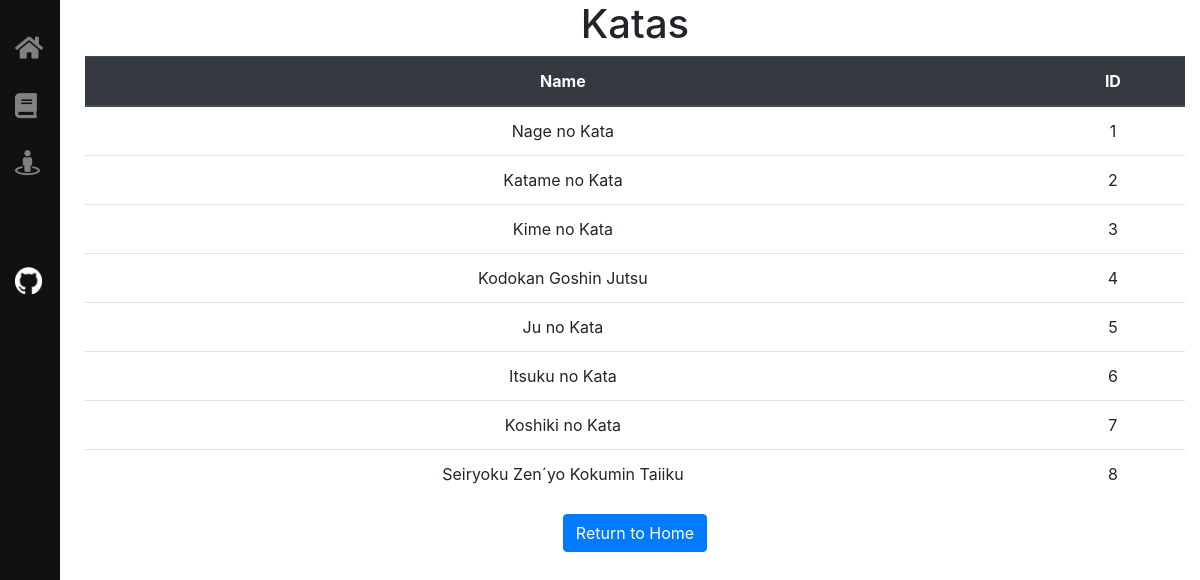
Page /katas on the committed database.
### app.py (models this page shows, shortened)
class Kata(db.Model):
    id = db.Column(db.Integer, primary_key=True)
    name = db.Column(db.String(50), nullable=False)

### app.py (the view)
@app.route('/katas')
def katas():
    katas = Kata.query.all()
    return render_template('kata.html', katas=katas)

### templates/kata.html (shortened to what this page needs)
{% extends "base.html" %}
{% block content %}
    <div class="container mx-auto text-center">
        <h1>Katas</h1>
        <table class="table table-hover">
            <thead class="thead-dark">
                <th>
                    Name
                </th>
                <th>
                    ID
                </th>
            </thead>
            {% for kata in katas %}
                <tr>
                    <td>
                        {{kata.name}}
                    </td>
                    <td>
                        {{kata.id}}
                    </td>
                </tr>
            {% endfor %}
        </table>
        <a href="/" class="btn btn-primary">Return to Home</a>
    </div>
{% endblock %}

### templates/base.html (shortened to what this page needs)
<!DOCTYPE html>
<html lang="en">
<head>
    <link href="https://maxcdn.bootstrapcdn.com/bootstrap/4.5.2/css/bootstrap.min.css" rel="stylesheet">
    <link rel="stylesheet" href="https://cdnjs.cloudflare.com/ajax/libs/font-awesome/5.15.1/css/all.min.css">
</head>
<body>
    <div class="sidebar" id="mySidebar">
        <a href="/" title="Home">
            <i class="fa fa-home"></i>
        </a>
        <a href="/techniques" title="Techniques">
            <i class="fa fa-book"></i>
        </a>
        <a href="/katas" title="Katas">
            <i class="fa fa-street-view"></i>
        </a>
        <a href="/words" title="Words">
        </a>
        <a href="https://github.com/Fattigman/judo" title="GitHub">
            <img src="static/logos/github-mark-white.png" width="27px" height="27px" alt="github-logo">
        </a>
    </div>
    {% block content %}{% endblock %}
</body>
</html>

### templates/base.html (style rules this page uses)
.sidebar { height: 100%; width: 60px; position: fixed; z-index: 1; top: 0; left: 0; background-color: #111; overflow-x: hidden; transition: 0.5s; padding-top: 20px; }
.sidebar a { padding: 10px 15px; text-decoration: none; font-size: 25px; color: #818181; display: block; transition: 0.3s; }
body { margin-left: 70px; }

### rows in the picture
Kata: name "Nage no Kata", id "1"
Kata: name "Katame no Kata", id "2"
Kata: name "Kime no Kata", id "3"
Kata: name "Kodokan Goshin Jutsu", id "4"
Kata: name "Ju no Kata", id "5"
Kata: name "Itsuku no Kata", id "6"
Kata: name "Koshiki no Kata", id "7"
Kata: name "Seiryoku Zen´yo Kokumin Taiiku", id "8"
